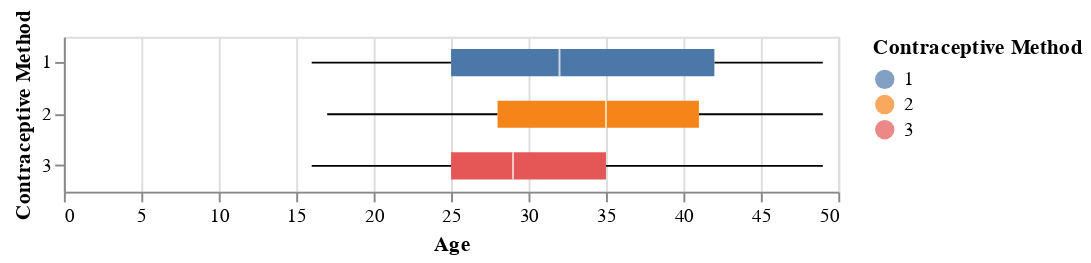

Here is the notebook cell this chart was saved with:
### Code cell
alt.Chart(df).mark_boxplot(extent='min-max').encode(
    y='Contraceptive Method:O',
    x='Age:Q',
    color='Contraceptive Method:N'
).properties(height=80)

### Figure 1 — Vega-Lite specification as saved in the notebook (floating-point values rounded to 4 significant figures; data arrays with more than 128 entries replaced by an {"elided": "..."} marker saying what was removed)
{"config": {"view": {"continuousWidth": 400, "continuousHeight": 300}}, "data": {"name": "data-c23fabc56d472ed0776e4b0999b29678"}, "mark": {"type": "boxplot", "extent": "min-max"}, "encoding": {"color": {"field": "Contraceptive Method", "type": "nominal"}, "x": {"field": "Age", "type": "quantitative"}, "y": {"field": "Contraceptive Method", "type": "ordinal"}}, "height": 80, "$schema": "https://vega.github.io/schema/vega-lite/v4.17.0.json", "datasets": {"data-c23fabc56d472ed0776e4b0999b29678": {"elided": "1473 records"}}}
